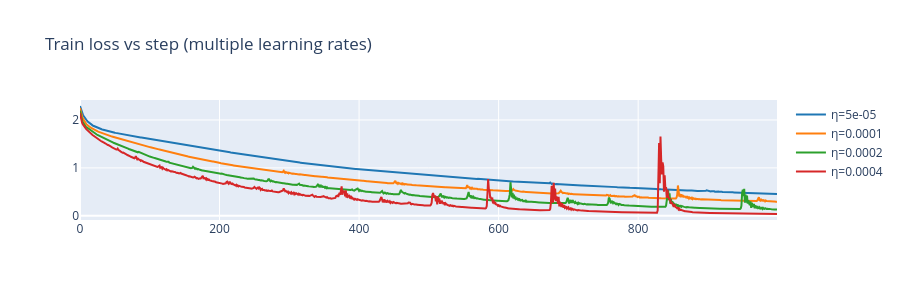
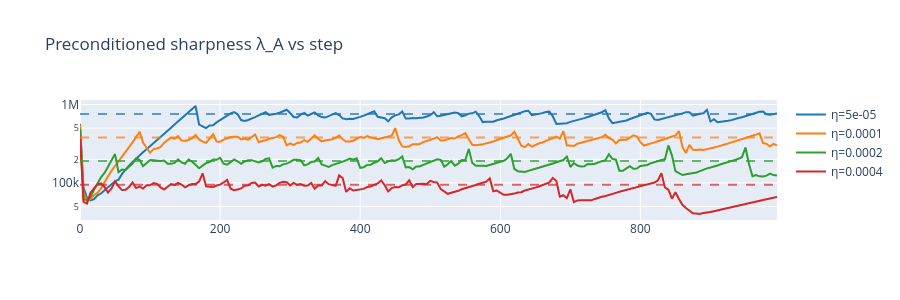
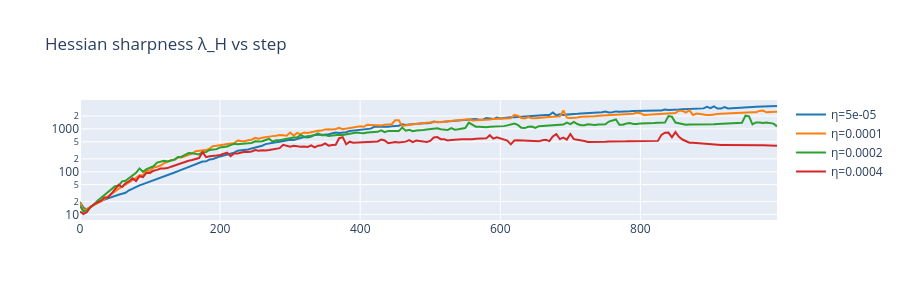
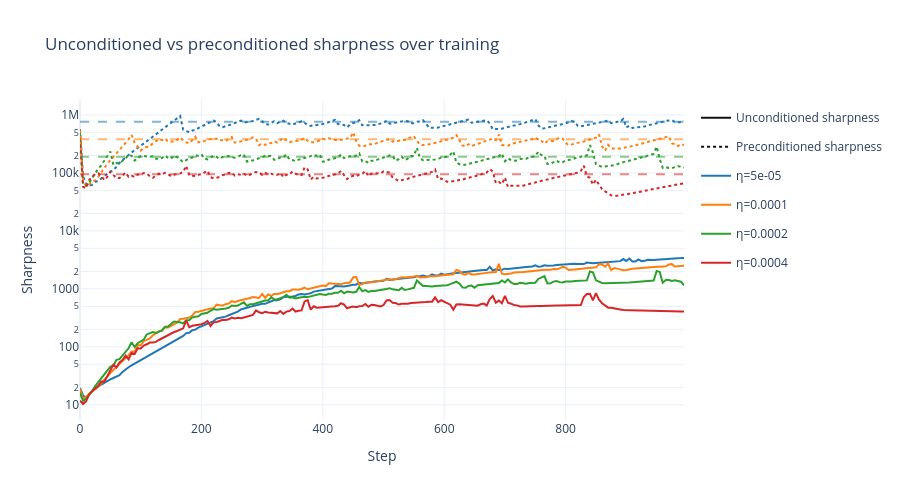

Write notebook code for charts like these, in order.
### Markdown cell above
### Train loss, λ_A, and λ_H (multiple learning rates)

### Code cell
show_fig(plot_fig8_train_loss(lrs_fig8, OUTPUT_V2))
show_fig(plot_fig8_lambda_A(lrs_fig8, OUTPUT_V2))
show_fig(plot_fig8_lambda_H(lrs_fig8, OUTPUT_V2))
show_fig(plot_fig8_combined_sharpness(lrs_fig8, OUTPUT_V2))

### Figure 1 — Plotly figure (JSON) as saved in the notebook; plotly's stock layout.template omitted (floating-point values rounded to 4 significant figures; data arrays with more than 128 entries replaced by an {"elided": "..."} marker saying what was removed)
{"data": [{"line": {"color": "#1f77b4"}, "name": "η=5e-05", "type": "scatter", "x": {"elided": "1000 int values"}, "y": {"elided": "1000 float values"}}, {"line": {"color": "#ff7f0e"}, "name": "η=0.0001", "type": "scatter", "x": {"elided": "1000 int values"}, "y": {"elided": "1000 float values"}}, {"line": {"color": "#2ca02c"}, "name": "η=0.0002", "type": "scatter", "x": {"elided": "1000 int values"}, "y": {"elided": "1000 float values"}}, {"line": {"color": "#d62728"}, "name": "η=0.0004", "type": "scatter", "x": {"elided": "1000 int values"}, "y": {"elided": "1000 float values"}}], "layout": {"height": 300, "title": {"text": "Train loss vs step (multiple learning rates)"}}}

### Figure 2 — Plotly figure (JSON) as saved in the notebook; plotly's stock layout.template omitted (floating-point values rounded to 4 significant figures; data arrays with more than 128 entries replaced by an {"elided": "..."} marker saying what was removed)
{"data": [{"line": {"color": "#1f77b4"}, "name": "η=5e-05", "type": "scatter", "x": {"elided": "200 int values"}, "y": {"elided": "200 float values"}}, {"line": {"color": "#ff7f0e"}, "name": "η=0.0001", "type": "scatter", "x": {"elided": "200 int values"}, "y": {"elided": "200 float values"}}, {"line": {"color": "#2ca02c"}, "name": "η=0.0002", "type": "scatter", "x": {"elided": "200 int values"}, "y": {"elided": "200 float values"}}, {"line": {"color": "#d62728"}, "name": "η=0.0004", "type": "scatter", "x": {"elided": "200 int values"}, "y": {"elided": "200 float values"}}], "layout": {"height": 300, "shapes": [{"line": {"color": "#1f77b4", "dash": "dash"}, "opacity": 0.7, "type": "line", "x0": 0, "x1": 1, "xref": "x domain", "y0": 760000.0, "y1": 760000.0, "yref": "y"}, {"line": {"color": "#ff7f0e", "dash": "dash"}, "opacity": 0.7, "type": "line", "x0": 0, "x1": 1, "xref": "x domain", "y0": 380000.0, "y1": 380000.0, "yref": "y"}, {"line": {"color": "#2ca02c", "dash": "dash"}, "opacity": 0.7, "type": "line", "x0": 0, "x1": 1, "xref": "x domain", "y0": 190000.0, "y1": 190000.0, "yref": "y"}, {"line": {"color": "#d62728", "dash": "dash"}, "opacity": 0.7, "type": "line", "x0": 0, "x1": 1, "xref": "x domain", "y0": 95000.0, "y1": 95000.0, "yref": "y"}], "title": {"text": "Preconditioned sharpness λ_A vs step"}, "yaxis": {"type": "log"}}}

### Figure 3 — Plotly figure (JSON) as saved in the notebook; plotly's stock layout.template omitted (floating-point values rounded to 4 significant figures; data arrays with more than 128 entries replaced by an {"elided": "..."} marker saying what was removed)
{"data": [{"line": {"color": "#1f77b4"}, "name": "η=5e-05", "type": "scatter", "x": {"elided": "200 int values"}, "y": {"elided": "200 float values"}}, {"line": {"color": "#ff7f0e"}, "name": "η=0.0001", "type": "scatter", "x": {"elided": "200 int values"}, "y": {"elided": "200 float values"}}, {"line": {"color": "#2ca02c"}, "name": "η=0.0002", "type": "scatter", "x": {"elided": "200 int values"}, "y": {"elided": "200 float values"}}, {"line": {"color": "#d62728"}, "name": "η=0.0004", "type": "scatter", "x": {"elided": "200 int values"}, "y": {"elided": "200 float values"}}], "layout": {"height": 300, "title": {"text": "Hessian sharpness λ_H vs step"}, "yaxis": {"type": "log"}}}

### Figure 4 — Plotly figure (JSON) as saved in the notebook; plotly's stock layout.template omitted (floating-point values rounded to 4 significant figures; data arrays with more than 128 entries replaced by an {"elided": "..."} marker saying what was removed)
{"data": [{"hoverinfo": "skip", "line": {"color": "#111", "dash": "solid", "width": 2}, "mode": "lines", "name": "Unconditioned sharpness", "type": "scatter", "x": [null], "y": [null]}, {"hoverinfo": "skip", "line": {"color": "#111", "dash": "dot", "width": 2}, "mode": "lines", "name": "Preconditioned sharpness", "type": "scatter", "x": [null], "y": [null]}, {"legendgroup": "eta_5e-05", "line": {"color": "#1f77b4", "dash": "solid", "width": 2}, "name": "η=5e-05", "type": "scatter", "x": {"elided": "200 int values"}, "y": {"elided": "200 float values"}}, {"legendgroup": "eta_5e-05", "line": {"color": "#1f77b4", "dash": "dot", "width": 2}, "name": "η=5e-05", "showlegend": false, "type": "scatter", "x": {"elided": "200 int values"}, "y": {"elided": "200 float values"}}, {"legendgroup": "eta_0.0001", "line": {"color": "#ff7f0e", "dash": "solid", "width": 2}, "name": "η=0.0001", "type": "scatter", "x": {"elided": "200 int values"}, "y": {"elided": "200 float values"}}, {"legendgroup": "eta_0.0001", "line": {"color": "#ff7f0e", "dash": "dot", "width": 2}, "name": "η=0.0001", "showlegend": false, "type": "scatter", "x": {"elided": "200 int values"}, "y": {"elided": "200 float values"}}, {"legendgroup": "eta_0.0002", "line": {"color": "#2ca02c", "dash": "solid", "width": 2}, "name": "η=0.0002", "type": "scatter", "x": {"elided": "200 int values"}, "y": {"elided": "200 float values"}}, {"legendgroup": "eta_0.0002", "line": {"color": "#2ca02c", "dash": "dot", "width": 2}, "name": "η=0.0002", "showlegend": false, "type": "scatter", "x": {"elided": "200 int values"}, "y": {"elided": "200 float values"}}, {"legendgroup": "eta_0.0004", "line": {"color": "#d62728", "dash": "solid", "width": 2}, "name": "η=0.0004", "type": "scatter", "x": {"elided": "200 int values"}, "y": {"elided": "200 float values"}}, {"legendgroup": "eta_0.0004", "line": {"color": "#d62728", "dash": "dot", "width": 2}, "name": "η=0.0004", "showlegend": false, "type": "scatter", "x": {"elided": "200 int values"}, "y": {"elided": "200 float values"}}], "layout": {"annotations": [{"showarrow": false, "text": "λ_lim", "x": 0, "xanchor": "left", "xref": "x domain", "y": 760000.0, "yanchor": "bottom", "yref": "y"}, {"showarrow": false, "text": "λ_lim", "x": 0, "xanchor": "left", "xref": "x domain", "y": 380000.0, "yanchor": "bottom", "yref": "y"}, {"showarrow": false, "text": "λ_lim", "x": 0, "xanchor": "left", "xref": "x domain", "y": 190000.0, "yanchor": "bottom", "yref": "y"}, {"showarrow": false, "text": "λ_lim", "x": 0, "xanchor": "left", "xref": "x domain", "y": 95000.0, "yanchor": "bottom", "yref": "y"}], "height": 500, "legend": {"x": 1.02, "xanchor": "left", "y": 0.99, "yanchor": "top"}, "margin": {"r": 160}, "shapes": [{"line": {"color": "#1f77b4", "dash": "dash"}, "opacity": 0.55, "type": "line", "x0": 0, "x1": 1, "xref": "x domain", "y0": 760000.0, "y1": 760000.0, "yref": "y"}, {"line": {"color": "#ff7f0e", "dash": "dash"}, "opacity": 0.55, "type": "line", "x0": 0, "x1": 1, "xref": "x domain", "y0": 380000.0, "y1": 380000.0, "yref": "y"}, {"line": {"color": "#2ca02c", "dash": "dash"}, "opacity": 0.55, "type": "line", "x0": 0, "x1": 1, "xref": "x domain", "y0": 190000.0, "y1": 190000.0, "yref": "y"}, {"line": {"color": "#d62728", "dash": "dash"}, "opacity": 0.55, "type": "line", "x0": 0, "x1": 1, "xref": "x domain", "y0": 95000.0, "y1": 95000.0, "yref": "y"}], "title": {"text": "Unconditioned vs preconditioned sharpness over training"}, "xaxis": {"title": {"text": "Step"}}, "yaxis": {"title": {"text": "Sharpness"}, "type": "log"}}}
